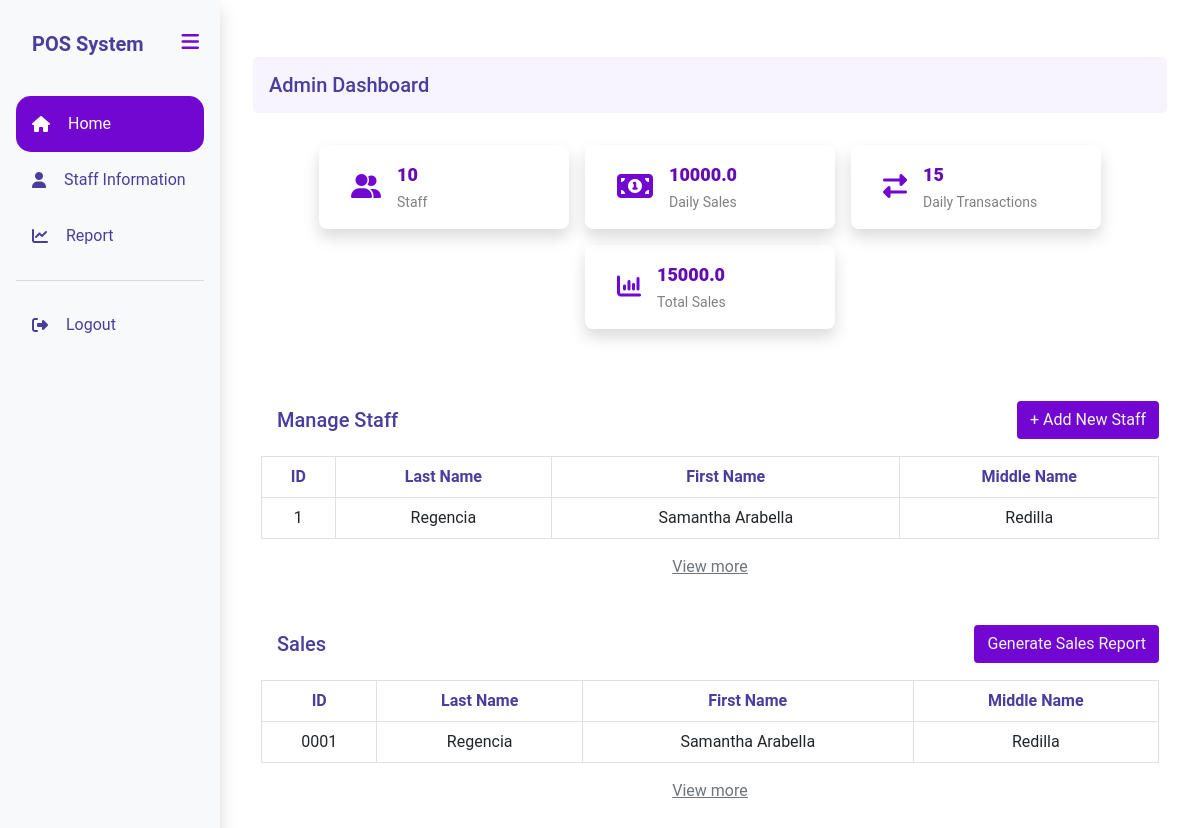
Screenshot of /admin/admin.php (signed in) with the database file from the repository.
### tables this page shows
CREATE TABLE `staff` (
  `id` int(50) NOT NULL,
  `position` varchar(255) NOT NULL,
  `username` varchar(255) NOT NULL,
  `fname` varchar(255) NOT NULL,
  `mname` varchar(255) NOT NULL,
  `lname` varchar(255) NOT NULL,
  `street` varchar(255) NOT NULL,
  `barangay` varchar(255) NOT NULL,
  `city` varchar(255) NOT NULL,
  `province` varchar(255) NOT NULL,
  `postal` int(10) NOT NULL,
  `contact` bigint(20) DEFAULT NULL,
  `salary` decimal(65,2) NOT NULL,
  `password` varchar(50) NOT NULL,
  `confirm` varchar(50) NOT NULL
);

### admin/admin.php (the view, shortened to what this page needs)
<?php
	include("../dbconnect.php");
	$sql = "SELECT id, fname, mname, lname FROM staff
			WHERE position = 'staff'
			ORDER BY id ASC LIMIT 5";
	$result = $conn->query($sql);
?>
<!DOCTYPE html>
<html>
<head>
		<link rel="stylesheet" type="text/css" href="../bootstrap-5.0.2-dist\css\bootstrap.min.css">
		<link rel="stylesheet" type="text/css" href="../assets/admindash_style.css">
</head>
<body>
	<div class="d-flex">
		<?php include 'sidebar.php'; ?>
	  	<div class="main-content">
			<div class="dashboard-wrapper p-2">
				<div class="container p-0 mt-4" style="background-color: #f7f3ff; border-radius: 5px;">
					<h5>Admin Dashboard</h5>
				</div>
				<br>
				<div class="card-container d-flex flex-wrap gap-3">
					<div class="dashboard-card shadow d-flex align-items-center p-3">
						<i class="fa-solid fa-user-group me-3 ms-3 mt-2 fs-4"></i>
						<div>
							<div class="card-title">10</div>
							<div class="card-subtitle">Staff</div>
						</div>
					</div>
					<div class="dashboard-card shadow d-flex align-items-center p-3">
						<i class="fa fa-money me-3 ms-3 mt-2 fs-2"></i>
						<div>
							<div class="card-title">10000.0</div>
							<div class="card-subtitle">Daily Sales</div>
						</div>
					</div>
					<div class="dashboard-card shadow d-flex align-items-center p-3">
						<i class="fa fa-exchange me-3 ms-3 mt-2 fs-4"></i>
						<div>
							<div class="card-title">15</div>
							<div class="card-subtitle">Daily Transactions</div>
						</div>
					</div>
					<div class="dashboard-card shadow d-flex align-items-center p-3">
						<i class="fa fa-bar-chart me-3 ms-3 mt-2 fs-4"></i>
						<div>
							<div class="card-title">15000.0</div>
							<div class="card-subtitle">Total Sales</div>
						</div>
					</div>
				</div>
				<div class="p-2" style="border-radius: 5px;">
				    <div class="d-flex justify-content-between align-items-center mb-2" style="margin-top: 55px;">
				    	<h5 class="m-0">Manage Staff</h5>
				        <a href="register.php" class="btn" role="button">+ Add New Staff</a>
				    </div>
				    <div class="table-responsive">
				        <table class="table table-bordered w-100 m-0">
				            <thead>
				                <tr class="text-center">
				                    <th>ID</th>
				                    <th>Last Name</th>
				                    <th>First Name</th>
				                    <th>Middle Name</th>
				                </tr>
				            </thead>
				            <?php
				            	if($result->num_rows>0)
				            	while($row=$result->fetch_assoc()){
				            ?>
				            <tbody>
				                <tr class="text-center">
				                    <td class="sale"><?php echo $row['id'] ?></td>
				                    <td class="sale"><?php echo $row['lname'] ?></td>
				                    <td class="sale"><?php echo $row['fname'] ?></td>
				                    <td class="sale"><?php echo $row['mname'] ?></td>
				                </tr>
	            			</tbody>
	            			<?php
	            				}
	            			?>
	       				</table>
    				</div>
				</div>
				<div class="text-center p-2">
					<p><a href="staffRead.php" class="text-secondary">View more</a></p>
				</div>
				<div class="p-2" style="border-radius: 5px;">
				    <div class="d-flex justify-content-between align-items-center mb-2" style="margin-top: 5px;">
				    	<h5 class="m-0">Sales</h5>
				        <a href="#" class="btn" role="button" name="adds">Generate Sales Report</a>
				    </div>
				    <div class="table-responsive">
				        <table class="table table-bordered w-100 m-0">
				            <thead>
				                <tr class="text-center">
				                    <th>ID</th>
				                    <th>Last Name</th>
				                    <th>First Name</th>
				                    <th>Middle Name</th>
				                </tr>
				            </thead>
				            <tbody>
				                <tr class="text-center">
				                    <td>0001</td>
				                    <td>Regencia</td>
				                    <td>Samantha Arabella</td>
				                    <td>Redilla</td>
				                </tr>
	            			</tbody>
	       				</table>
    				</div>
				</div>
				<div class="text-center p-2">
					<p><a href="#" class="text-secondary"> View more</a></p>
				</div>
			</div>
		</div>
	</div>
</body>
</html>

### assets/admindash_style.css (style rules this page uses)
body { font-family: "Roboto", sans-serif; margin: 0; padding: 0; }
h5 { color: #493D9E; padding: 16px; }
.main-content { margin-left: 220px; width: calc(100% - 220px); padding: 25px; transition: margin-left 0.3s ease, width 0.3s ease; }
.dashboard-wrapper { width: 100%; margin: 0; padding: 0; }
.card-container { display: flex; flex-wrap: wrap; gap: 10px; justify-content: center; align-items: flex-start; }
.dashboard-card { color: #7107d0; border-radius: 8px; padding: 20px; width: 250px; text-align: left; }
.dashboard-card i { font-size: 28px; margin-bottom: 10px; display: block; }
.card-title { font-size: 18px; font-weight: 900; color: #640bb6; }
.card-subtitle { font-size: 14px; color: gray; }
.btn { background-color: #7107d0; color: whitesmoke; }
thead tr th { font-weight: bold; color: #493D9E; }

### rows the page displays
staff: id "1", lname "Regencia", fname "Samantha Arabella", mname "Redilla"
